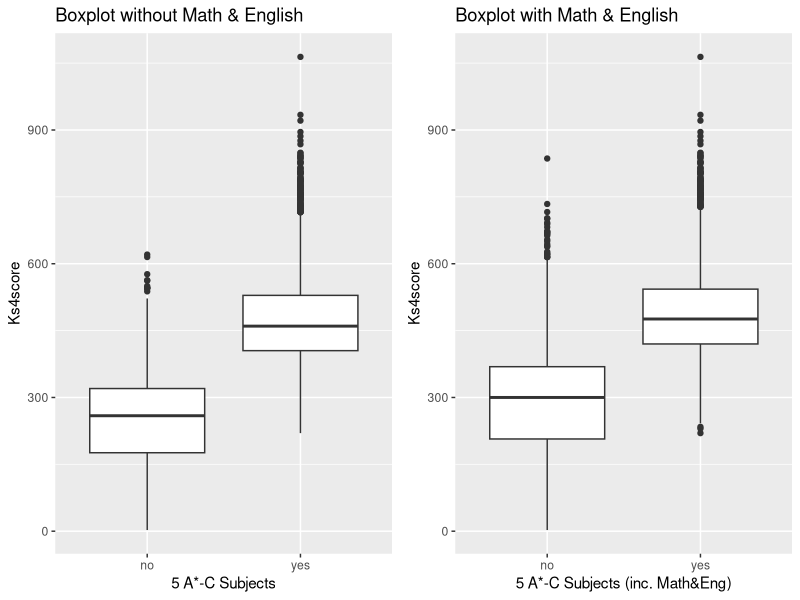
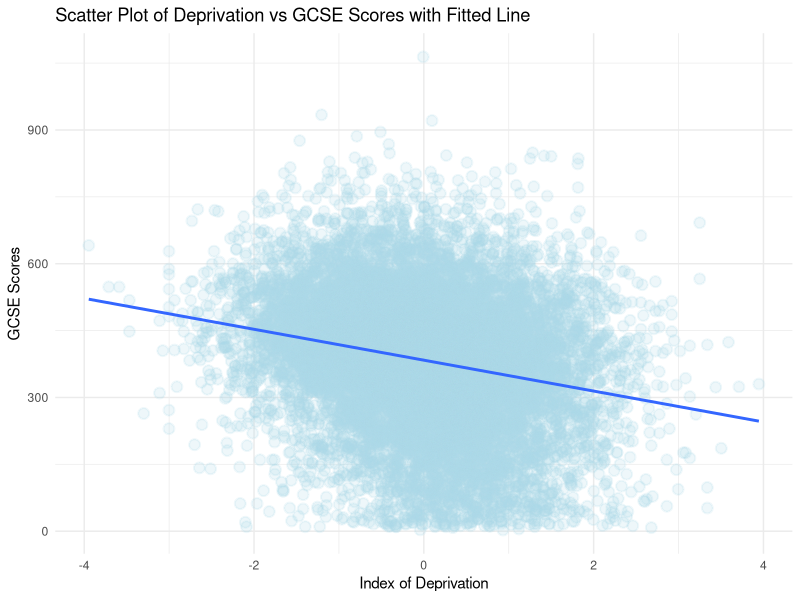
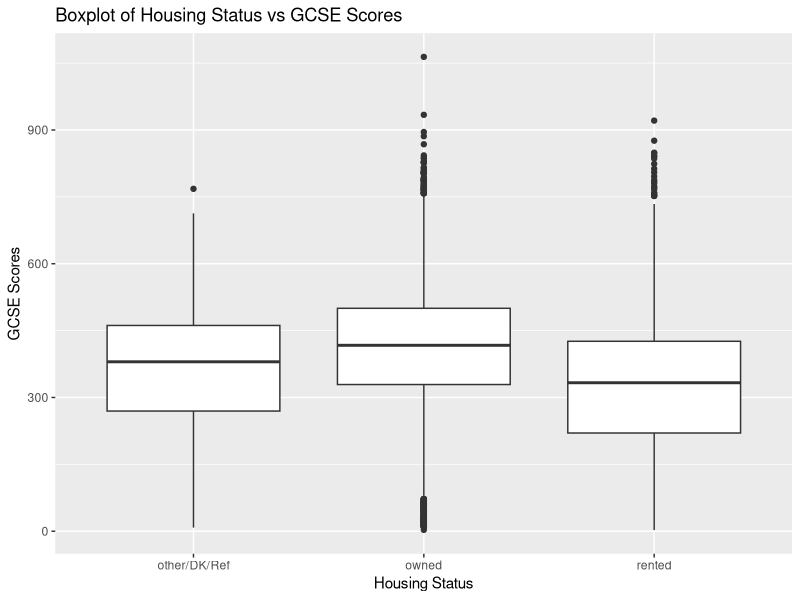
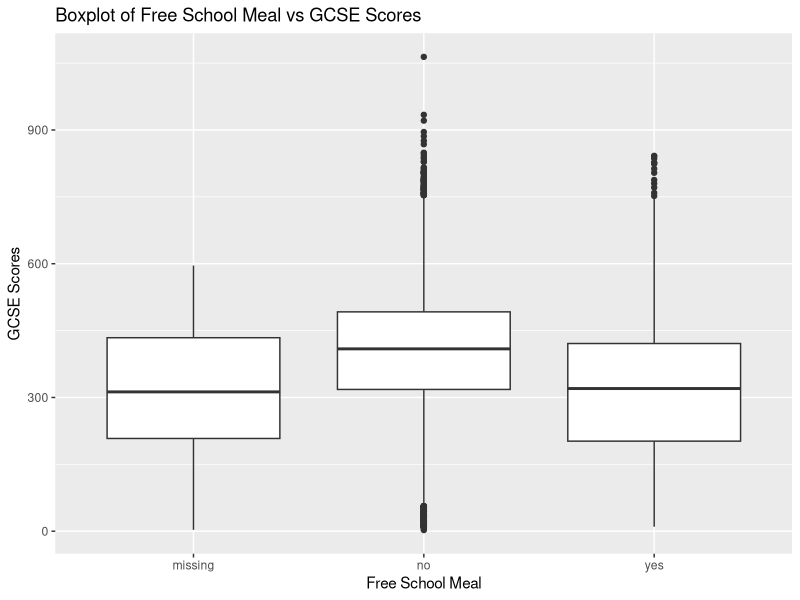
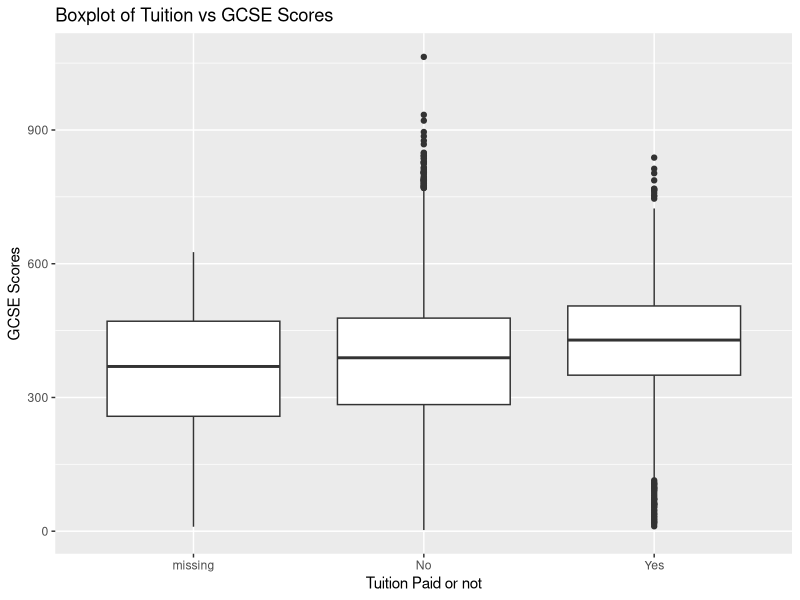
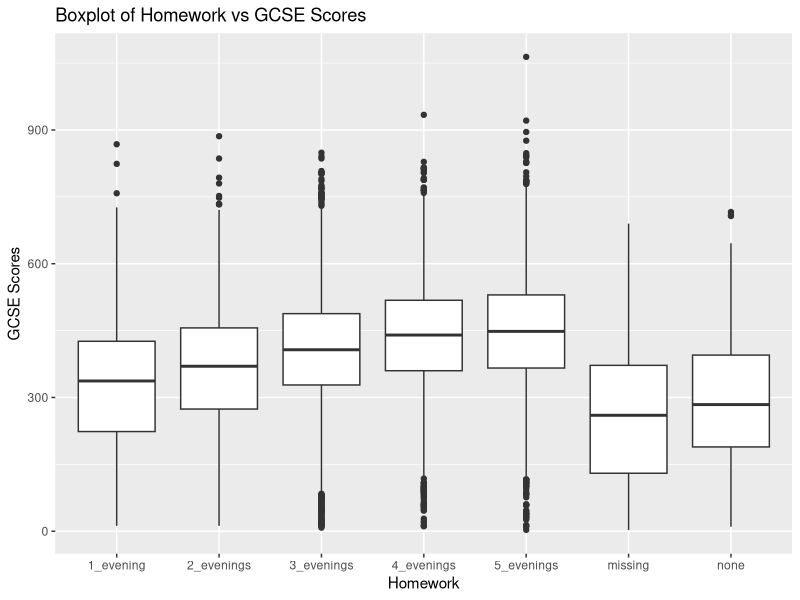
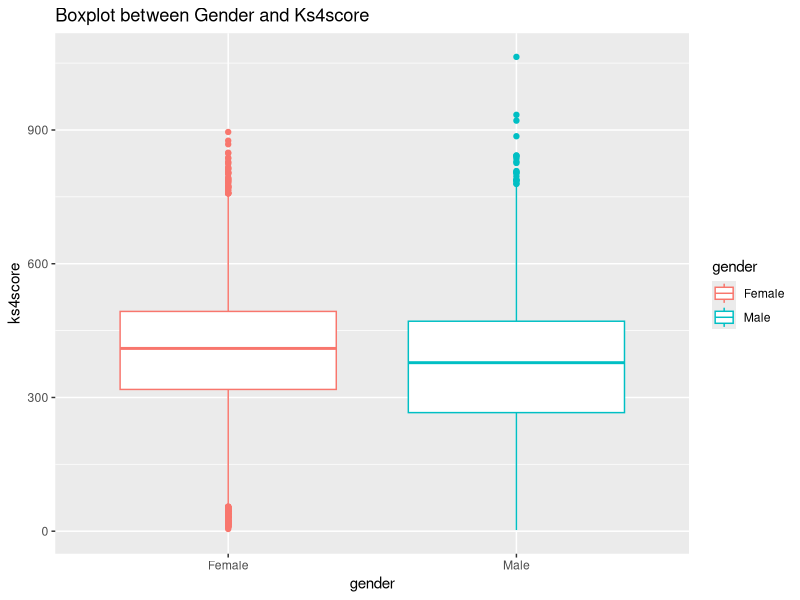
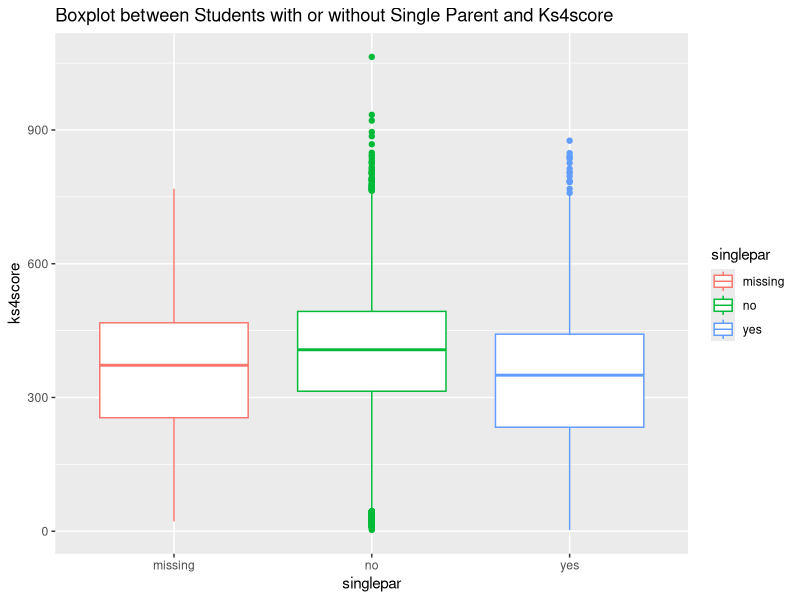

Source code (R) for these figures, in order:
## ---- chunk 1
# set up
library(dplyr)       
library(tidyr)      
library(readr)      
library(lubridate)
library(arm)
library(tidyselect)
library(ggplot2)
library(car)
library(gridExtra)
## ---- chunk 2
# Data Loading
data<-read.csv("data/RWNS_final.csv", header=TRUE,stringsAsFactors=TRUE)
## ---- chunk 3
head(data)
summary(data)
## ---- chunk 4
fiveac_g<-ggplot(data=data, aes(x=fiveac,y=ks4score)) +
  geom_boxplot() +
  labs(title="Boxplot without Math & English",
         x="5 A*-C Subjects",
         y="Ks4score")

fiveem_g<-ggplot(data=data, aes(x=fiveem,y=ks4score)) +
  geom_boxplot() +
  labs(title="Boxplot with Math & English",
         x="5 A*-C Subjects (inc. Math&Eng)",
         y="Ks4score")

grid.arrange(fiveac_g, fiveem_g, nrow=1)
## ---- chunk 5
IDACI_g<-ggplot(data, aes(x = IDACI_n, y = ks4score)) + 
  geom_point(alpha=0.2, size=3, color="lightblue", stroke=1) + 
  geom_smooth(method = "lm",  
              se = FALSE) + 
  theme_minimal() + 
  labs(title = "Scatter Plot of Deprivation vs GCSE Scores with Fitted Line",
       x = "Index of Deprivation",
       y = "GCSE Scores")

IDACI_g
## ---- chunk 6
# Simple linear regression model
IDACI_lm <- lm(ks4score ~ IDACI_n, data = data)
display(IDACI_lm)
## ---- chunk 7
ks4score.lm.1<-lm(ks4score~IDACI_n+fsm+house+computer+tuition,
               data=data)
car::vif(ks4score.lm.1)
## ---- chunk 8
house_g<-ggplot(data=data, aes(x=house,y=ks4score)) +
  geom_boxplot() +
  labs(title="Boxplot of Housing Status vs GCSE Scores",
         x="Housing Status",
         y="GCSE Scores")
house_g
## ---- chunk 9
fsm_g<-ggplot(data=data, aes(x=fsm,y=ks4score)) +
  geom_boxplot() +
  labs(title="Boxplot of Free School Meal vs GCSE Scores",
         x="Free School Meal",
         y="GCSE Scores")
fsm_g
## ---- chunk 10
ks4score.lm.2<-lm(ks4score~fsm+sen,
               data=data)
coef(ks4score.lm.2)
## ---- chunk 11
tuition_g<-ggplot(data=data, aes(x=tuition,y=ks4score)) +
  geom_boxplot() +
  labs(title="Boxplot of Tuition vs GCSE Scores",
         x="Tuition Paid or not",
         y="GCSE Scores")
tuition_g
## ---- chunk 12
homework_g<-ggplot(data=data, aes(x=homework,y=ks4score)) +
  geom_boxplot() +
  labs(title="Boxplot of Homework vs GCSE Scores",
         x="Homework",
         y="GCSE Scores")
homework_g
## ---- chunk 13
## gender: no clear relationship between gender and ks4score
ggplot(data, aes(x=gender,y=ks4score, color=gender)) + geom_boxplot() + labs(title = 'Boxplot between Gender and Ks4score')
## ---- chunk 14
ggplot(data, aes(x=singlepar,y=ks4score, color=singlepar)) + geom_boxplot() + labs(title = 'Boxplot between Students with or without Single Parent and Ks4score')
## ---- chunk 15
ggplot(data, aes(x=reorder(attitude, ks4score, median),y=ks4score, color=attitude)) + geom_boxplot() + labs(title = 'Boxplot between Attitude and Ks4score')
## ---- chunk 16
# Simple linear regression model for attitude
attitude_lm <- lm(ks4score ~ attitude, data = data)
summary(attitude_lm)
## ---- chunk 17
ggplot(data, aes(x=FSMband,y=ks4score, color=FSMband)) + geom_boxplot()
## ---- chunk 18
ggplot(data, aes(x=reorder(hiquamum, ks4score, median),y=ks4score, color=hiquamum)) + geom_boxplot() + theme(axis.text.x = element_text(angle = 90, vjust = 0.5, hjust=1))
## ---- chunk 19
# select subset of data for k3 variable
data_k3 <- data[c("ks4score","k3en", "k3ma", "k3sc")]
# tidy up the data for ggplot
tidydata_k3 <- data_k3 %>%
  pivot_longer(cols = -"ks4score", names_to="k3", values_to="level")
tidydata_k3
ggplot(tidydata_k3, aes(x=k3,y=ks4score, color=k3)) + geom_boxplot()
## ---- chunk 20
ggplot(data, aes(x=exclude,y=ks4score, color=exclude)) + geom_boxplot() + labs(title = 'Boxplot between exclude and Ks4score')
## ---- chunk 21
ggplot(data, aes(x=truancy,y=ks4score, color=truancy)) + geom_boxplot() + labs(title = 'Boxplot between truancy and Ks4score')
## ---- chunk 22
ggplot(data, aes(x=absent,y=ks4score, color=absent)) + geom_boxplot() + labs(title = 'Boxplot between absent and Ks4score')
## ---- chunk 23
# Simple linear regression model for absent, exclude, and truancy
absent_lm <- lm(ks4score ~ absent+exclude+truancy, data = data)
summary(absent_lm)
## ---- chunk 24
ggplot(data, aes(x=reorder(SECshort, ks4score, median),y=ks4score, color=SECshort)) + geom_boxplot() + labs(title = 'Boxplot between SECshort and Ks4score') + theme(axis.text.x = element_text(angle = 90, vjust = 0.5, hjust=1))
## ---- chunk 25
ggplot(data, aes(x=parasp,y=ks4score, fill=pupasp)) + geom_boxplot() + labs(title = 'Boxplot between parasp, pupasp, and Ks4score')
## ---- chunk 26
# Simple linear regression model for parasp and pupasp
pasp_lm <- lm(ks4score ~ parasp*pupasp, data = data)
summary(pasp_lm)
